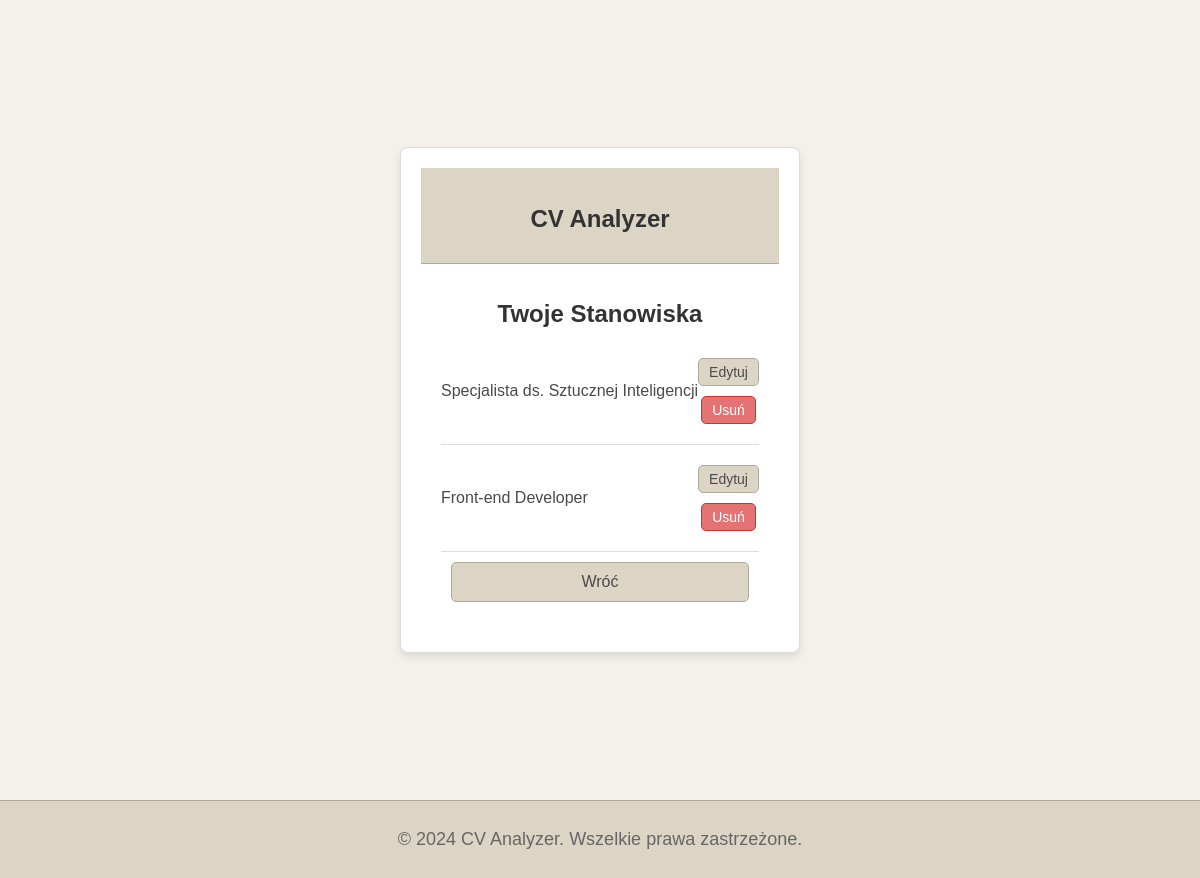
/view_positions (signed in), run on the app's committed database.
### models.py (models this page shows)
class Position(db.Model):
    id = db.Column(db.Integer, primary_key=True)
    title = db.Column(db.String(100), nullable=False)
    is_default = db.Column(db.Boolean, default=False)
    user_id = db.Column(db.Integer, db.ForeignKey('user.id'))
    user = db.relationship("User", back_populates="positions")
    keywords = db.relationship("Keyword", back_populates="position", cascade="all, delete-orphan")

### app.py (the view)
    @app.route("/view_positions")
    def view_positions():
        if "user_id" not in session:
            flash("Musisz się zalogować!")
            return redirect(url_for("login"))
        user_id = session["user_id"]
        positions = Position.query.filter_by(user_id=user_id).all()
        return render_template("view_positions.html", positions=positions)

### templates/view_positions.html (shortened to what this page needs)
<!DOCTYPE html>
<html lang="pl">
<head>
    <link rel="stylesheet" href="../static/stylesPosition.css">
</head>
<body>
    <div class="center-container">
        <div class="content-box">
            {% extends "base.html" %}
            {% block content %}
            <h1>Twoje Stanowiska</h1>
            <ul class="positions-list">
                {% for position in positions %}
                <li>
                    <span class="position-title">{{ position.title }}</span>
                    <div class="action-buttons">
                        <a href="{{ url_for('edit_position', position_id=position.id) }}"
                            class="action-button edit-button">Edytuj</a>
                        <form action="{{ url_for('delete_position', position_id=position.id) }}" method="post"
                            class="delete-form">
                            <button type="submit" class="action-button delete-button">Usuń</button>
                        </form>
                    </div>
                </li>
                {% endfor %}
            </ul>
            <a href="/" class="action-button">Wróć</a>
        </div>
    </div>
    {% endblock %}

### templates/base.html (shortened to what this page needs)
<!DOCTYPE html>
<html lang="pl">
<head>
    <link rel="stylesheet" href="../static/stylesLogin.css">
</head>
<body>
    <header class="main-header">
        <h1>CV Analyzer</h1>
    </header>
    <main class="main-content">
        {% block content %}
        {% endblock %}
    <footer class="main-footer">
        <p>&copy; 2024 CV Analyzer. Wszelkie prawa zastrzeżone.</p>
    </footer>
</body>
</html>

### static/stylesPosition.css (style rules this page uses)
body { font-family: Arial, sans-serif; background-color: #f4f1ea; color: #4a4a4a; margin: 0; padding: 0; }
.center-container { display: flex; justify-content: center; align-items: center; min-height: 100vh; }
.content-box { background-color: #fff; border: 1px solid #dcdcdc; border-radius: 8px; box-shadow: 0 4px 8px rgba(0, 0, 0, 0.1); padding: 20px; max-width: 400px; text-align: center; }
h1, h2 { font-size: 24px; color: #333; margin-bottom: 20px; }
button, .action-button { width: calc(100% - 20px); padding: 10px; background-color: #dcd4c5; color: #4a4a4a; border: 1px solid #b0a999; border-radius: 5px; cursor: pointer; transition: background-color 0.3s, color 0.3s; display: block; text-align: center; margin: 10px auto; text-decoration: none; font-size: 16px; font-family: inherit; box-sizing: border-box; }
button { appearance: none; border: none; text-align: center; justify-content: center; }
.positions-list { list-style-type: none; padding: 0; margin: 0; }
.positions-list li { display: flex; justify-content: space-between; align-items: center; padding: 10px 0; border-bottom: 1px solid #dcdcdc; }
.position-title { font-size: 16px; color: #4a4a4a; }
.edit-button, .delete-button { width: auto; padding: 5px 10px; font-size: 14px; }
.delete-button { background-color: #e57373; color: #fff; border: 1px solid #d32f2f; }

### static/stylesLogin.css (style rules this page uses)
body { font-family: Arial, sans-serif; background-color: #f4f1ea; color: #4a4a4a; margin: 0; padding: 0; }
.center-container { display: flex; justify-content: center; align-items: center; height: 100vh; }
.content-box { background-color: #fff; border: 1px solid #dcdcdc; border-radius: 8px; box-shadow: 0 4px 8px rgba(0, 0, 0, 0.1); padding: 20px; max-width: 1800px; text-align: center; }
h1 { font-size: 24px; color: #333; margin-bottom: 10px; }
p { font-size: 18px; color: #666; }
button { width: calc(100% - 20px); padding: 10px; background-color: #dcd4c5; color: #4a4a4a; border: 1px solid #b0a999; border-radius: 5px; cursor: pointer; transition: background-color 0.3s, color 0.3s; }
a { color: #4a90e2; text-decoration: none; transition: color 0.3s; }
.main-header { background-color: #dcd4c5; color: #333; padding: 20px; text-align: center; border-bottom: 1px solid #b0a999; }
.main-content { padding: 20px; text-align: center; }
.main-footer { background-color: #dcd4c5; color: #333; padding: 10px; text-align: center; border-top: 1px solid #b0a999; }

### data on the page
Position: title "Specjalista ds. Sztucznej Inteligencji"
Position: title "Front-end Developer"
